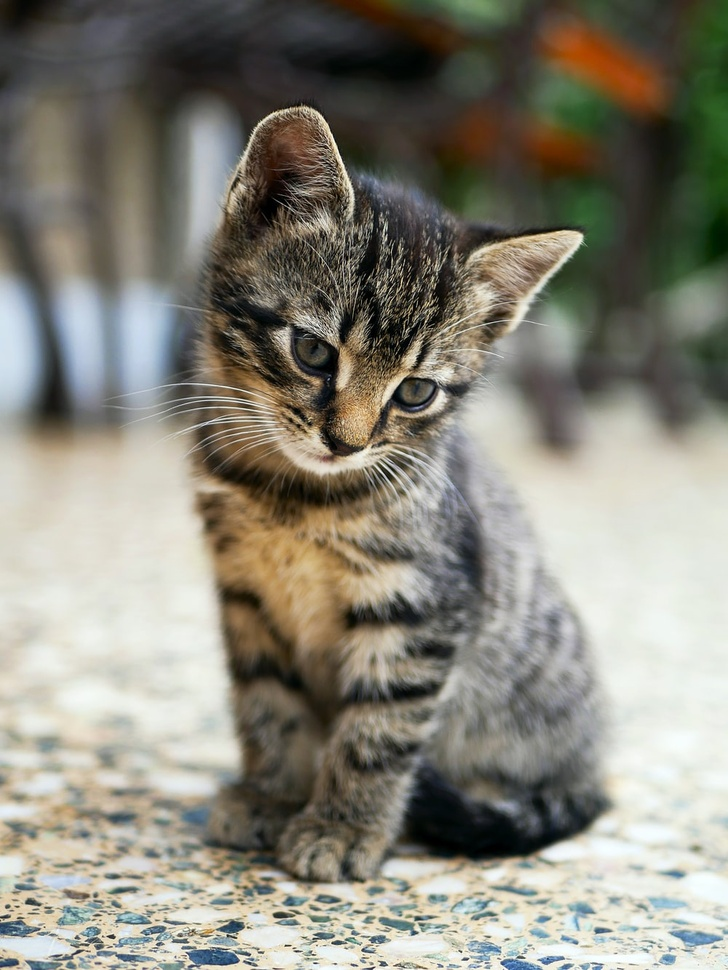
#> input picture app/cat.jpg, 728 x 970 px, shrunk from 1000 x 1333 before the run
$ python ex9.py
#> lines starting #> are read from the running program, lines starting #| are printed output that depends on the picture; after the words box and inside, x2 and y2 are one past the last pixel; in counts of white or black regions, pixels touching at a corner belong together
import cv2

img = cv2.imread('cat.jpg')
#> img is the input picture: shape (970, 728, 3); mean B, G, R 121.9, 133.7, 136

gray = cv2.cvtColor(img,cv2.COLOR_BGR2GRAY)
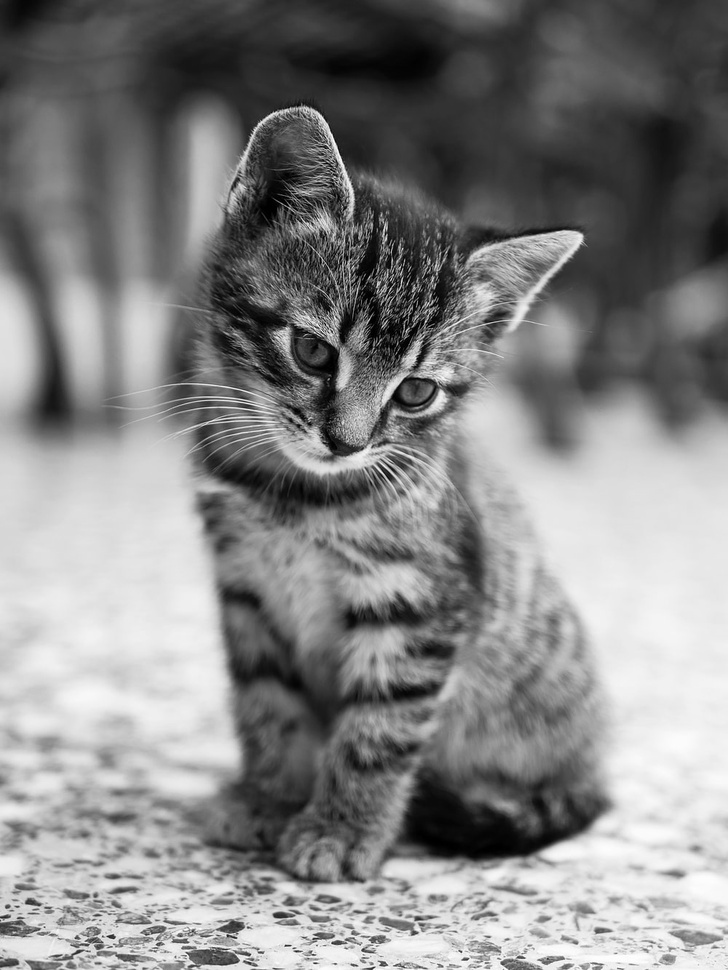
#> gray: shape (970, 728); min 0, max 255, mean 133
# print(gray)
gray = cv2.medianBlur(gray,5)
edges = cv2.adaptiveThreshold(gray,255,cv2.ADAPTIVE_THRESH_MEAN_C,cv2.THRESH_BINARY,9,9)
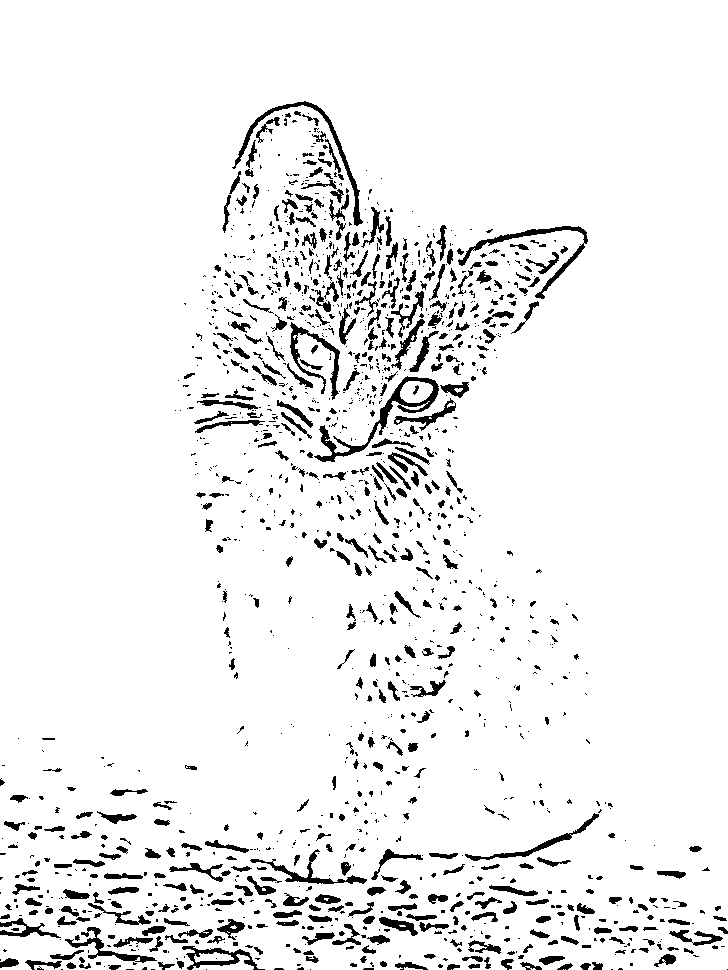
#> edges: shape (970, 728); 93.5% white; 1448 black regions (948 under 20 px), largest, box (x1, y1, x2, y2) and area: (314, 376, 439, 462) 1453, (232, 101, 363, 226) 1055, (458, 226, 588, 299) 1013

color = cv2.bilateralFilter(img,9,250,250)
cartoon = cv2.bitwise_and(color,color,mask = edges)
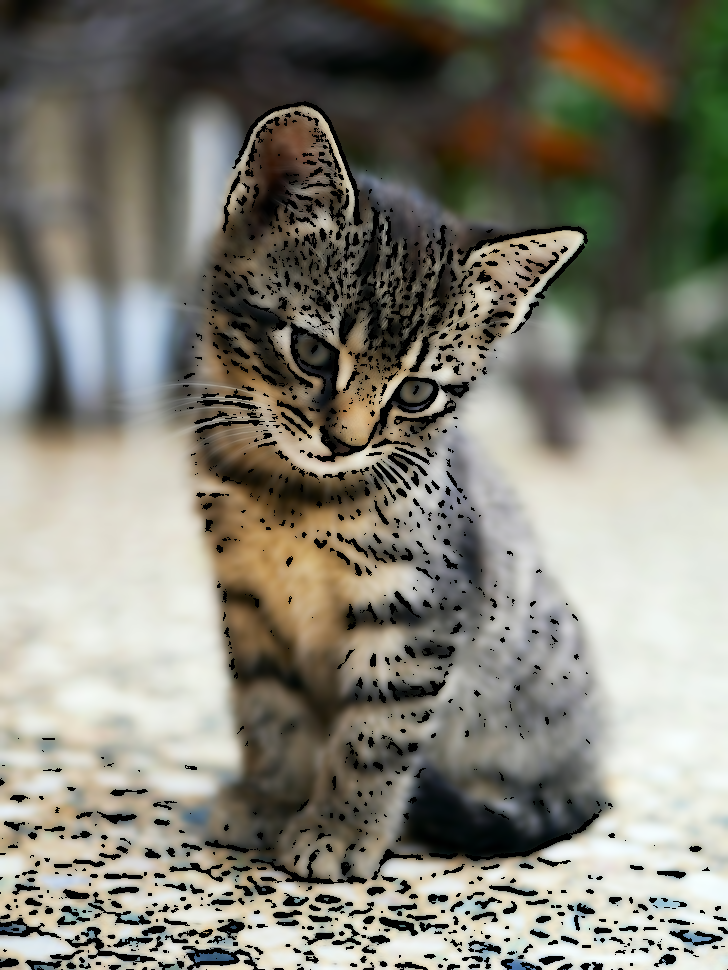
#> cartoon: shape (970, 728, 3); mean B, G, R 115.7, 126.8, 129.1

cv2.imshow('Image',img)
cv2.imshow('edges',edges)
cv2.imshow('Cartoon',cartoon)
cv2.waitKey(0)
cv2.destroyAllWindows()
